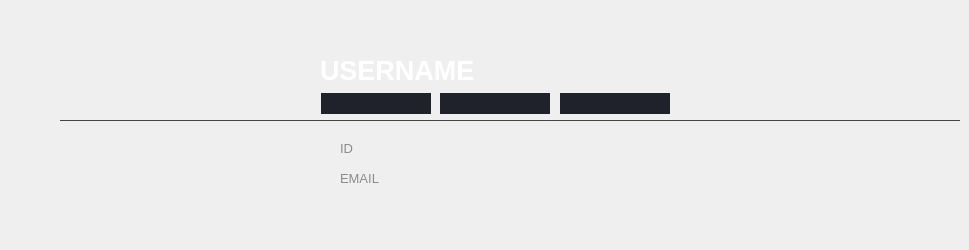
    <widget class="QWidget" name="UIAccountTab">
     <attribute name="title">
      <string>UIAccountTab</string>
     </attribute>
     <widget class="QtMaterialAvatar" name="UIAccountAvatar" native="true">
      <property name="geometry">
       <rect>
        <x>60</x>
        <y>40</y>
        <width>251</width>
        <height>201</height>
       </rect>
      </property>
     </widget>
     <widget class="QLabel" name="UIAccountEmail">
      <property name="geometry">
       <rect>
        <x>340</x>
        <y>170</y>
        <width>41</width>
        <height>16</height>
       </rect>
      </property>
      <property name="font">
       <font>
        <pointsize>10</pointsize>
       </font>
      </property>
      <property name="styleSheet">
       <string notr="true">color: rgb(138, 139, 141)</string>
      </property>
      <property name="text">
       <string>EMAIL</string>
      </property>
     </widget>
     <widget class="QPushButton" name="UIAccountRank3">
      <property name="geometry">
       <rect>
        <x>560</x>
        <y>93</y>
        <width>110</width>
        <height>21</height>
       </rect>
      </property>
      <property name="styleSheet">
       <string notr="true">border: none;
margin: 0px;
padding: 0px;
background-color: #1F222A;</string>
      </property>
      <property name="iconSize">
       <size>
        <width>30</width>
        <height>30</height>
       </size>
      </property>
     </widget>
     <widget class="QLabel" name="UIAccountIDTxt">
      <property name="geometry">
       <rect>
        <x>340</x>
        <y>140</y>
        <width>41</width>
        <height>16</height>
       </rect>
      </property>
      <property name="font">
       <font>
        <pointsize>10</pointsize>
       </font>
      </property>
      <property name="styleSheet">
       <string notr="true">color: rgb(138, 139, 141)</string>
      </property>
      <property name="text">
       <string>ID</string>
      </property>
     </widget>
     <widget class="QWidget" name="UIDesignWidget9" native="true">
      <property name="geometry">
       <rect>
        <x>60</x>
        <y>120</y>
        <width>900</width>
        <height>1</height>
       </rect>
      </property>
      <property name="styleSheet">
       <string notr="true">background:color #424446;</string>
      </property>
     </widget>
     <widget class="QLabel" name="UIAccountUsername">
      <property name="geometry">
       <rect>
        <x>320</x>
        <y>60</y>
        <width>391</width>
        <height>21</height>
       </rect>
      </property>
      <property name="font">
       <font>
        <family>MS Shell Dlg 2</family>
        <pointsize>20</pointsize>
        <weight>75</weight>
        <bold>true</bold>
       </font>
      </property>
      <property name="styleSheet">
       <string notr="true">color: rgb(255, 255, 255);</string>
      </property>
      <property name="text">
       <string>USERNAME</string>
      </property>
      <property name="alignment">
       <set>Qt::AlignLeading|Qt::AlignLeft|Qt::AlignVCenter</set>
      </property>
     </widget>
     <widget class="QPushButton" name="UIAccountRank1">
      <property name="geometry">
       <rect>
        <x>321</x>
        <y>93</y>
        <width>110</width>
        <height>21</height>
       </rect>
      </property>
      <property name="styleSheet">
       <string notr="true">border: none;
margin: 0px;
padding: 0px;
background-color: #1F222A;</string>
      </property>
      <property name="iconSize">
       <size>
        <width>30</width>
        <height>30</height>
       </size>
      </property>
     </widget>
     <widget class="QLabel" name="UIAccountMail">
      <property name="geometry">
       <rect>
        <x>390</x>
        <y>170</y>
        <width>191</width>
        <height>16</height>
       </rect>
      </property>
      <property name="font">
       <font>
        <pointsize>10</pointsize>
       </font>
      </property>
      <property name="styleSheet">
       <string notr="true">color: rgb(255, 255, 255);</string>
      </property>
     </widget>
     <widget class="QPushButton" name="UIAccountRank2">
      <property name="geometry">
       <rect>
        <x>440</x>
        <y>93</y>
        <width>110</width>
        <height>21</height>
       </rect>
      </property>
      <property name="styleSheet">
       <string notr="true">border: none;
margin: 0px;
padding: 0px;
background-color: #1F222A;</string>
      </property>
      <property name="iconSize">
       <size>
        <width>30</width>
        <height>30</height>
       </size>
      </property>
     </widget>
     <widget class="QLabel" name="UIAccountID">
      <property name="geometry">
       <rect>
        <x>390</x>
        <y>140</y>
        <width>181</width>
        <height>16</height>
       </rect>
      </property>
      <property name="font">
       <font>
        <pointsize>10</pointsize>
       </font>
      </property>
      <property name="styleSheet">
       <string notr="true">color: rgb(255, 255, 255);</string>
      </property>
     </widget>
     <zorder>UIAccountEmail</zorder>
     <zorder>UIAccountRank3</zorder>
     <zorder>UIAccountIDTxt</zorder>
     <zorder>UIDesignWidget9</zorder>
     <zorder>UIAccountUsername</zorder>
     <zorder>UIAccountRank1</zorder>
     <zorder>UIAccountMail</zorder>
     <zorder>UIAccountRank2</zorder>
     <zorder>UIAccountID</zorder>
     <zorder>UIAccountAvatar</zorder>
    </widget>
